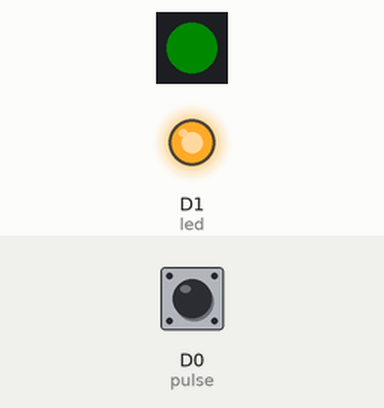
This sketch was run on a simulated Particle Photon. Parts: 1 RGB LEDs in strip order, left to right, output pins drawn as LEDs (lit = HIGH). The inputs (shaded band) are chosen by the test bench; at power-on: D0 (pulse) LOW. Dim RGB values are drawn brighter than linear.

Above: at 0.05 s.
At 1.2 s:
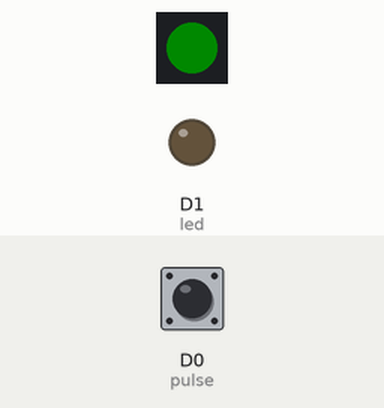
1.3 s: D0 (pulse) pulled HIGH for 0.15 s
At 2.6 s:
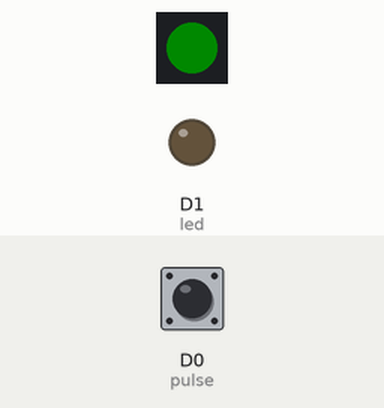
Timing chart, 0 to 4.3 s (numbered marks = the images above; inputs shaded):
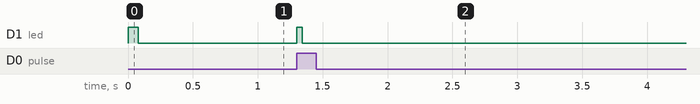

The sketch:

geiger.ino
```cpp
#define BUILD_NUMBER '6'

int led = D1;
int ledComms = D1; // use led for now, but this is RS232 comms LED.
int pulse = D0;

int volatile countPerInterval = 0;
int volatile countPerMinute = 0;
int volatile ledOn = 0;

int cpmIntervalTotal = 0;
int tickIntervalTotal = 0;

int loopDelay = 10;

int lastCountPerMinute = 0;
int lastCountPerInterval = 0;

int cpm = 0;

const int maxPointsPerInterval = 30;
int countsPerInterval[maxPointsPerInterval]; // = {0,0,0,0,0,0};
int lastIndex = 0;

// Meta data about the device.
int rfStrength = 0;
char *localIp = "000.000.000.000";
char *ssid = "unknown sssid";
//int ssid=1;
int metaLoopCounter = 0;
int build = 9;
bool firstRun = true;

// This routine runs only once upon reset
void setup()
{
    // Take control of the spark LED
    RGB.control(true);
    RGB.brightness(10);
    RGB.color(255, 0, 0);

    // Initialize D0 pin as output
    pinMode(led, OUTPUT);
    pinMode(ledComms, OUTPUT);
    pinMode(pulse, INPUT_PULLDOWN);

    // Setup the spark variables.
    Spark.variable("cpm", &cpm, INT);
    Spark.variable("lastCountPer", &lastCountPerInterval, INT);
    Spark.variable("rfStrength", &rfStrength, INT);
    Spark.variable("build", &build, INT);

    // Little flash to indicate it's alive
    flashLed();

    Spark.publish("Status","Geiger setup complete.");
    Spark.publish("Version","1.0.6");

    RGB.color(0, 255, 0);
    attachInterrupt(pulse, flashLed, RISING);
}

// This routine loops forever
void loop()
{
    if (firstRun) {
        //firstRun = false;
          //if (WiFi.ready()) {
        //ssid = WiFi.SSID();
        //Spark.publish("Status", "Connected to " + String(ssid), 240, PRIVATE);

        //IPAddress address=  WiFi.localIP();
        //sprintf(localIp, "%d.%d.%d.%d", address[0], address[1], address[2], address[3]);
        //Spark.publish("Status", "Ip Address: " + String(localIp), 240, PRIVATE);
  //}
    }

  cpmIntervalTotal+=loopDelay;
  tickIntervalTotal+=loopDelay;
  metaLoopCounter+=loopDelay;

  if (ledOn > 0) {
      ledOn++;
  }

  // If the led has been set on by a pulse allow it time and then switch it off.
  if (ledOn > 5) {
      digitalWrite(led, LOW);
      digitalWrite(ledComms, LOW);
  }

  // Once per minute reset all the cpm counters.
  if (cpmIntervalTotal > 60000) {
      //cpm = countPerMinute;
      countPerMinute = 0;
      cpmIntervalTotal = 0;
  }

  // Every 10 seconds update the cpm with the rolling average
  // over the last minute.
  if (tickIntervalTotal > 1000) {

       // If the array is full then shift the contents down.
       shiftCountsArray();

        // Store the new reading in the last array position.
        countsPerInterval[lastIndex] = countPerInterval;
        lastCountPerInterval = countPerInterval;

        // Reset the counters
        countPerInterval = 0;
        tickIntervalTotal = 0;

        // Update the Spark variable
        // because we are averaging over 6 points
        // at 10 seconds the total count is cpm
        // for the last minute.
        cpm = computeTotalCounts();

        // Increment the last index to indicate that the
        lastIndex++;
        if (lastIndex > maxPointsPerInterval -1) {
            lastIndex = maxPointsPerInterval -1;
        }

        // If High (well slightly higher than normal)
        // make the LED red. Otherwise green
        if (cpm > 50) {
            RGB.color(255, 0, 0);
        } else {
            RGB.color(0, 255, 0);
        }
  }

  // Every 60 seconds get the WiFi status
  if (metaLoopCounter > 60000) {
    Spark.publish("Status","Read WiFi.");
    noInterrupts();


    //if (WiFi.ready()) {
        rfStrength = WiFi.RSSI();
//    }

    interrupts();
    metaLoopCounter =0;
  }

  // Delay by about 10ms.
  delay(loopDelay);
}

void shiftCountsArray() {
    // Shift the counts down one to add the latest on the top
    if (lastIndex >= maxPointsPerInterval -1 ) {
        for (int i=0; i<lastIndex; i++) {
            countsPerInterval[i] = countsPerInterval[i+1];
        }
    }
}

int computeTotalCounts() {
    int totalCounts = 0;
    for (int i=0; i<=lastIndex; i++) {
        totalCounts+=countsPerInterval[i];
    }
    return totalCounts * 2;
}

void flashLed() {
    countPerInterval++;
    countPerMinute++;
    ledOn = 1;
    digitalWrite(led, HIGH);
}
```

Measured:
- after the input at 1.3 s, D1 (led): LOW → HIGH at once, → LOW 0.04 s later
